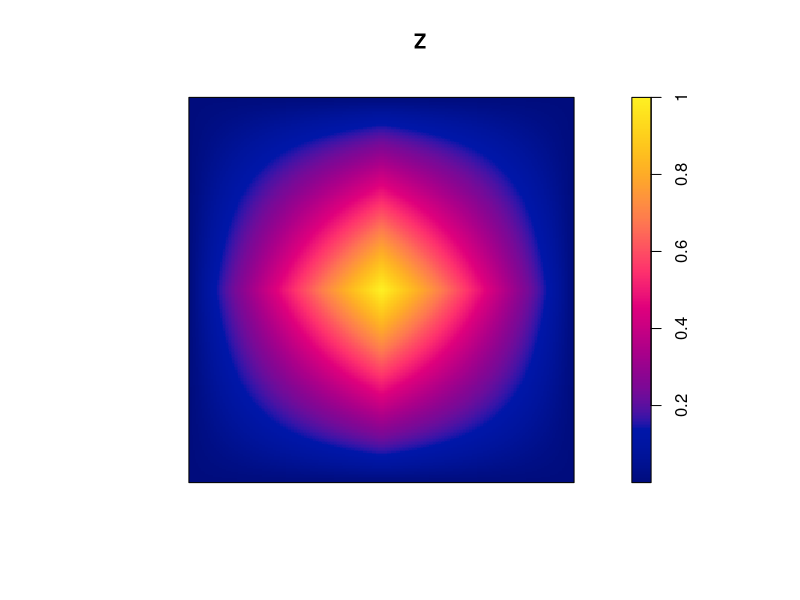
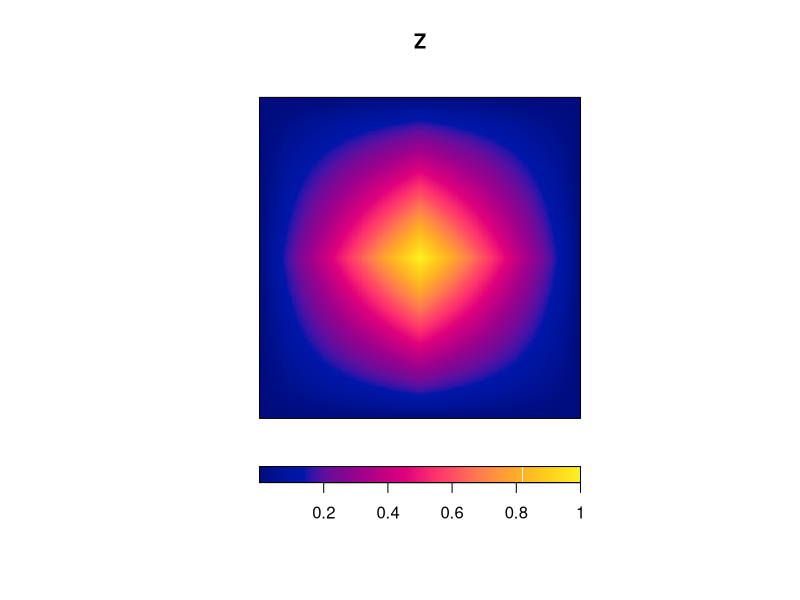
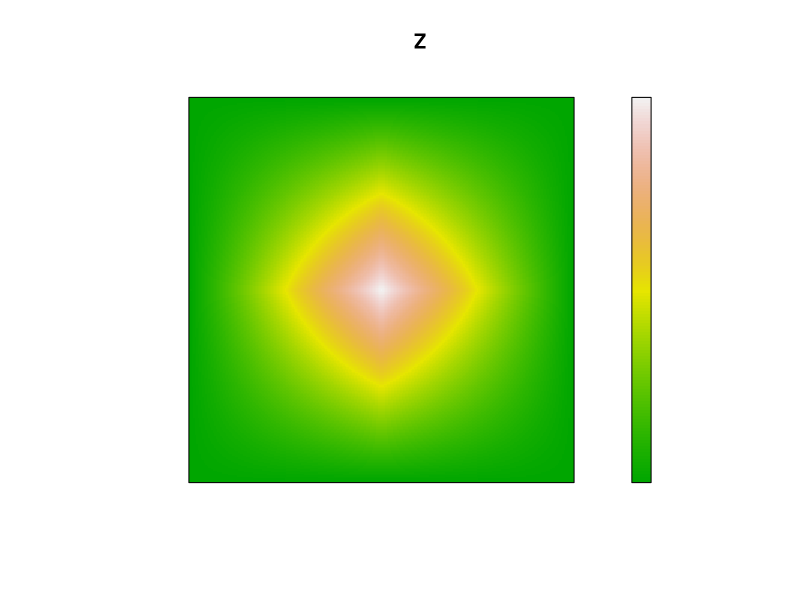
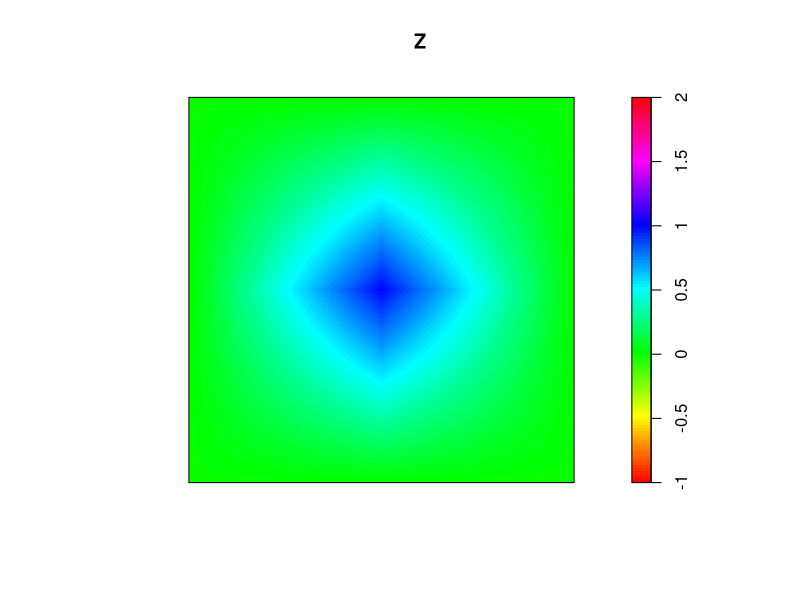
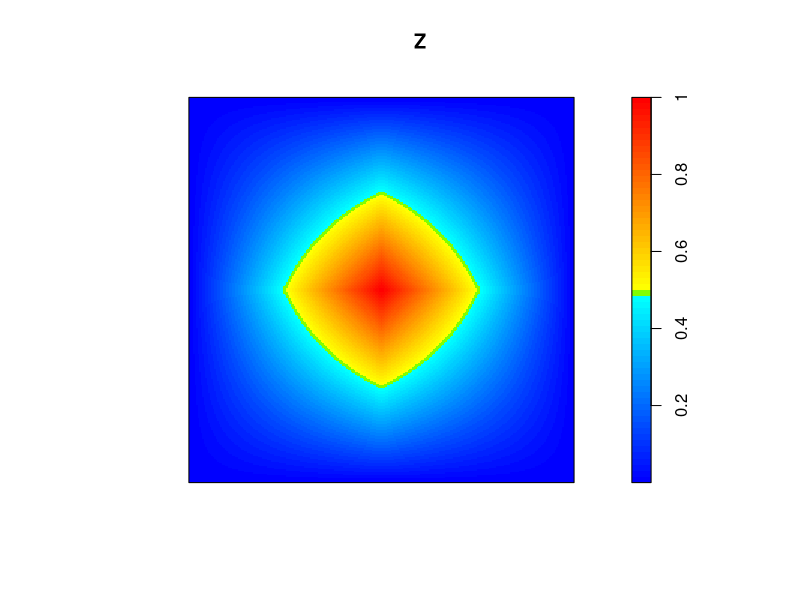
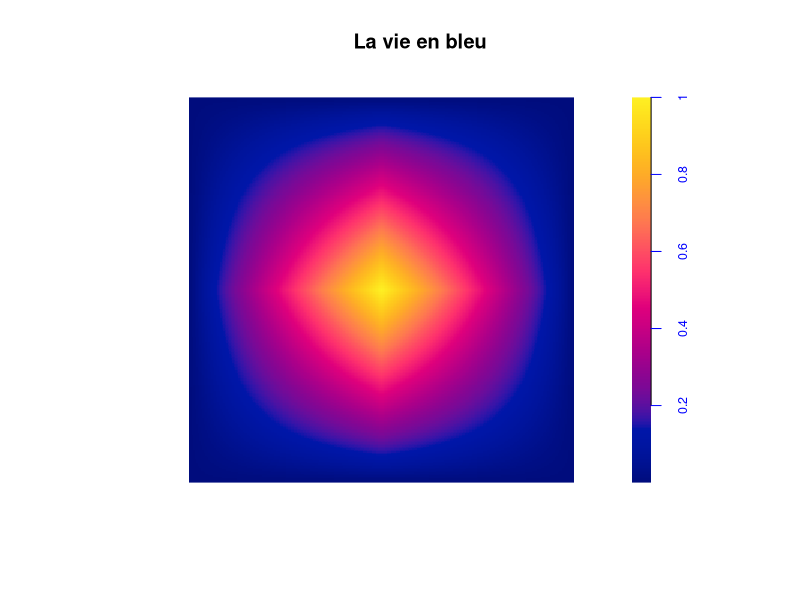
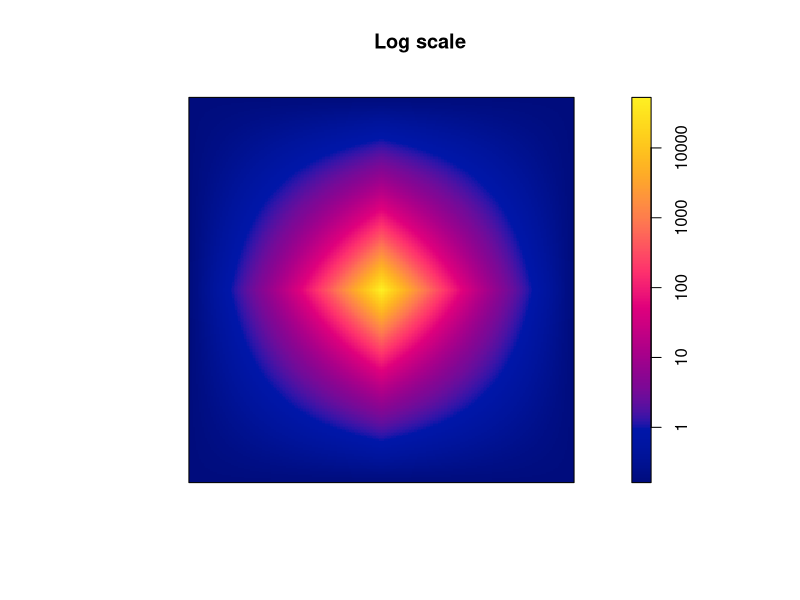
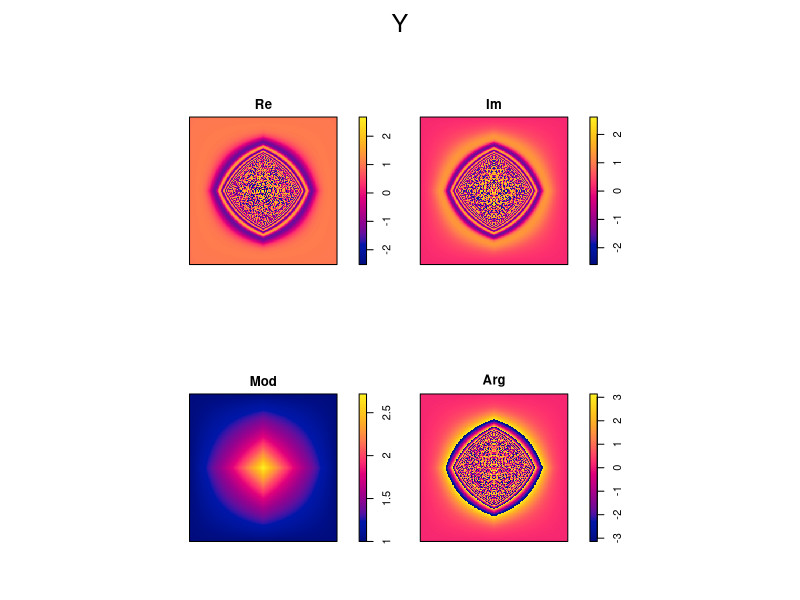

These figures' R source, in order:
library(spatstat)


### Name: plot.im
### Title: Plot a Pixel Image
### Aliases: plot.im image.im
### Keywords: spatial hplot

### ** Examples

   # an image
   Z <- setcov(owin())
   plot(Z)
   plot(Z, ribside="bottom")
   # stretchable colour map
   plot(Z, col=terrain.colors(128), axes=FALSE)
   # fixed colour map
   tc <- colourmap(rainbow(128), breaks=seq(-1,2,length=129))
   plot(Z, col=tc)
   # colour map function, with argument 'range'
   plot(Z, col=beachcolours, colargs=list(sealevel=0.5))
   # tweaking the plot
   plot(Z, main="La vie en bleu", col.main="blue", cex.main=1.5,
        box=FALSE,
        ribargs=list(col.axis="blue", col.ticks="blue", cex.axis=0.75))
   # log scale
   V <- eval.im(exp(exp(Z+2))/1e4)
   plot(V, log=TRUE, main="Log scale")
   # it's complex
   Y <- exp(Z + V * 1i)
   plot(Y)
